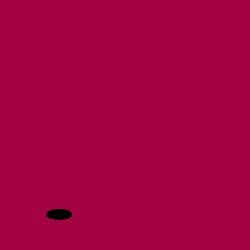
Frame 1 (no input)
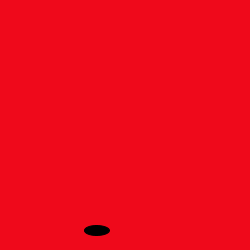
Frame 60 (the mouse pressed at the canvas centre just before this capture)
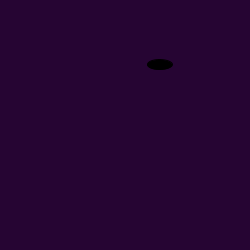
Frame 120 (the mouse held since frame 60 and released just before this capture)

The Processing sketch that drew these frames (run headless with seeded random() and noise(); from frame 60 on, the mouse is pressed at the canvas centre):

// Processing sketch: processing_18685
// ── processing_18685.pde

void setup() {
  background(0);
  smooth();
  size(250,250);
}

void draw() {

  background(random(255),random(13),random(70));
  frameRate(15);
  fill(0);
  ellipse(random(height),random(width),25,10);

  if(keyPressed){
    background(random(0),random(255),random(234));
    frameRate(5);
    fill(255);
    rect(random(height),random(width),random(height),random(width));
  }
}
